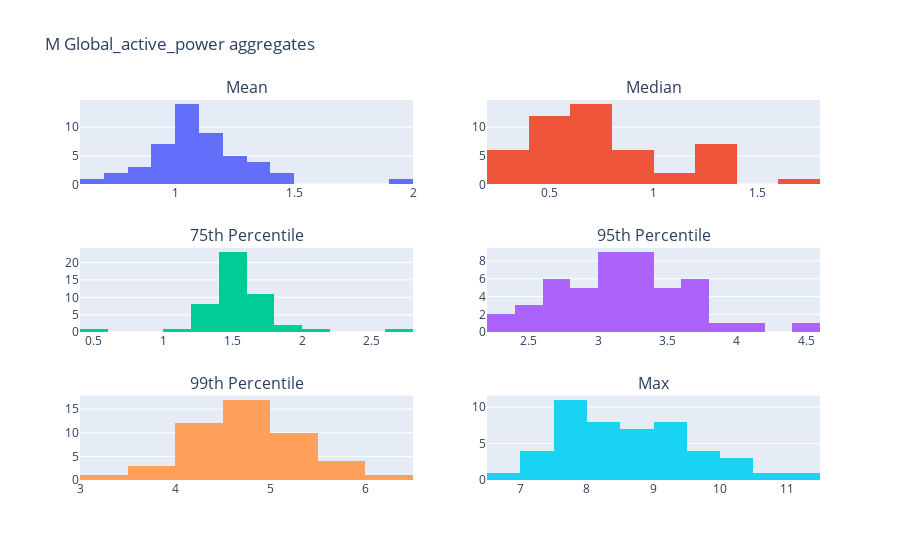

This figure's notebook cell:
### Markdown cell above
### Monthly aggregations

### Code cell
fig = timeline_aggregates_plot(df, var, "M")
fig.show()

### Figure 1 — Plotly figure (JSON) as saved in the notebook; plotly's stock layout.template omitted (floating-point values rounded to 4 significant figures)
{"data": [{"x": [1.902, 1.43, 1.155, 1.238, 0.9257, 1.061, 0.8924, 0.8637, 0.9083, 1.03, 1.089, 1.318, 1.425, 1.31, 1.022, 1.134, 1.05, 1.091, 1.077, 0.8763, 0.6063, 1.062, 1.101, 1.315, 1.227, 1.322, 1.06, 1.122, 1.096, 0.9939, 0.9267, 0.7468, 0.9142, 1.037, 1.185, 1.281, 1.255, 1.286, 1.158, 1.153, 1.036, 1.076, 0.9753, 0.779, 0.9045, 1.028, 1.128, 1.106], "type": "histogram", "xaxis": "x", "yaxis": "y"}, {"x": [1.708, 1.304, 0.482, 0.714, 0.384, 0.498, 0.37, 0.346, 0.362, 0.433, 0.464, 1.21, 1.306, 1.018, 0.484, 0.598, 0.528, 0.61, 0.654, 0.482, 0.222, 0.622, 0.688, 1.267, 0.98, 1.242, 0.622, 0.842, 0.63, 0.548, 0.546, 0.342, 0.419, 0.632, 0.913, 1.006, 1.242, 1.282, 0.86, 0.938, 0.712, 0.746, 0.626, 0.41, 0.7021, 0.77, 0.704, 0.808], "type": "histogram", "xaxis": "x2", "yaxis": "y2"}, {"x": [2.694, 2.044, 1.622, 1.724, 1.354, 1.482, 1.338, 1.31, 1.362, 1.474, 1.49, 1.84, 1.968, 1.766, 1.452, 1.582, 1.47, 1.542, 1.492, 1.34, 0.562, 1.512, 1.544, 1.798, 1.692, 1.79, 1.48, 1.534, 1.538, 1.464, 1.414, 1.112, 1.382, 1.48, 1.664, 1.736, 1.656, 1.726, 1.602, 1.548, 1.498, 1.548, 1.424, 1.218, 1.33, 1.502, 1.594, 1.528], "type": "histogram", "xaxis": "x3", "yaxis": "y3"}, {"x": [4.468, 3.898, 3.656, 3.75, 3.252, 3.384, 3.038, 3.106, 3.076, 3.396, 3.58, 3.754, 4.02, 3.65, 3.258, 3.434, 3.184, 3.292, 3.27, 2.666, 2.43, 3.178, 3.224, 3.598, 3.468, 3.736, 2.88, 3.026, 3.024, 2.634, 2.424, 2.382, 2.84, 2.906, 3.26, 3.682, 3.434, 3.332, 3.068, 2.99, 2.604, 2.724, 2.62, 2.298, 2.526, 2.606, 3.11, 2.888], "type": "histogram", "xaxis": "x4", "yaxis": "y4"}, {"x": [6.116, 5.766, 5.178, 5.442, 5.046, 4.893, 4.606, 4.671, 4.689, 5.044, 5.346, 5.506, 5.849, 5.328, 4.54, 4.847, 4.75, 4.972, 4.79, 4.2, 4.4, 4.588, 4.987, 5.182, 5.043, 5.524, 4.462, 4.566, 4.42, 4.191, 3.756, 4.1, 4.418, 4.234, 4.827, 5.444, 5.09, 4.874, 4.841, 4.514, 4.013, 4.116, 4.033, 3.41, 3.97, 3.879, 4.704, 4.432], "type": "histogram", "xaxis": "x5", "yaxis": "y5"}, {"x": [9.132, 9.272, 9.41, 7.994, 10.67, 9.486, 8.044, 7.774, 8.694, 8.67, 9.036, 9.326, 9.686, 10.16, 8.716, 8.126, 8.268, 8.944, 7.52, 6.98, 7.578, 7.54, 10.29, 10.35, 9.482, 9.59, 11.12, 8.31, 7.918, 7.396, 8.494, 8.76, 7.854, 7.826, 8.78, 9.732, 7.972, 9.122, 8.724, 7.388, 8.126, 8.418, 7.508, 7.14, 7.08, 8.154, 7.638, 9.724], "type": "histogram", "xaxis": "x6", "yaxis": "y6"}], "layout": {"xaxis": {"anchor": "y", "domain": [0.0, 0.45]}, "yaxis": {"anchor": "x", "domain": [0.7778, 1.0]}, "xaxis2": {"anchor": "y2", "domain": [0.55, 1.0]}, "yaxis2": {"anchor": "x2", "domain": [0.7778, 1.0]}, "xaxis3": {"anchor": "y3", "domain": [0.0, 0.45]}, "yaxis3": {"anchor": "x3", "domain": [0.3889, 0.6111]}, "xaxis4": {"anchor": "y4", "domain": [0.55, 1.0]}, "yaxis4": {"anchor": "x4", "domain": [0.3889, 0.6111]}, "xaxis5": {"anchor": "y5", "domain": [0.0, 0.45]}, "yaxis5": {"anchor": "x5", "domain": [0.0, 0.2222]}, "xaxis6": {"anchor": "y6", "domain": [0.55, 1.0]}, "yaxis6": {"anchor": "x6", "domain": [0.0, 0.2222]}, "annotations": [{"font": {"size": 16}, "showarrow": false, "text": "Mean", "x": 0.225, "xanchor": "center", "xref": "paper", "y": 1.0, "yanchor": "bottom", "yref": "paper"}, {"font": {"size": 16}, "showarrow": false, "text": "Median", "x": 0.775, "xanchor": "center", "xref": "paper", "y": 1.0, "yanchor": "bottom", "yref": "paper"}, {"font": {"size": 16}, "showarrow": false, "text": "75th Percentile", "x": 0.225, "xanchor": "center", "xref": "paper", "y": 0.6111, "yanchor": "bottom", "yref": "paper"}, {"font": {"size": 16}, "showarrow": false, "text": "95th Percentile", "x": 0.775, "xanchor": "center", "xref": "paper", "y": 0.6111, "yanchor": "bottom", "yref": "paper"}, {"font": {"size": 16}, "showarrow": false, "text": "99th Percentile", "x": 0.225, "xanchor": "center", "xref": "paper", "y": 0.2222, "yanchor": "bottom", "yref": "paper"}, {"font": {"size": 16}, "showarrow": false, "text": "Max", "x": 0.775, "xanchor": "center", "xref": "paper", "y": 0.2222, "yanchor": "bottom", "yref": "paper"}], "title": {"text": "M Global_active_power aggregates"}, "showlegend": false}}
